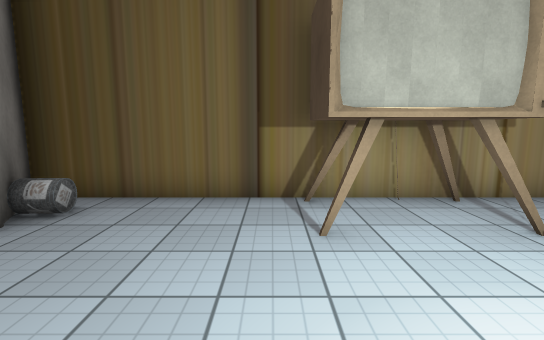
view 1 (above)

15 first-person views from a walk through a Unity game level. The camera is 1.5 m above the floor, tilts 8° down and sees 85° across. The floor is counted in squares, 1 m on a side. Each view is taken from the middle of a square. On the plan, view 1 faces up. The plan holds only what a view shows up to about 15 squares ahead; the rest is blank. Some surface patterns are stand-ins.

view 2
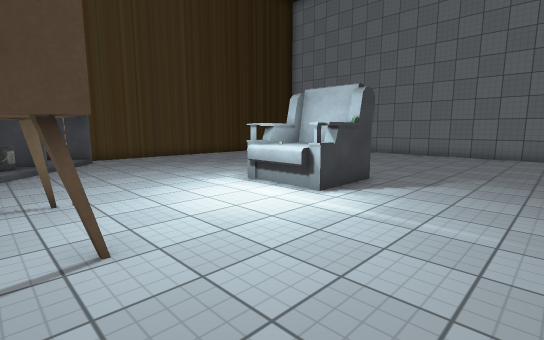

view 3
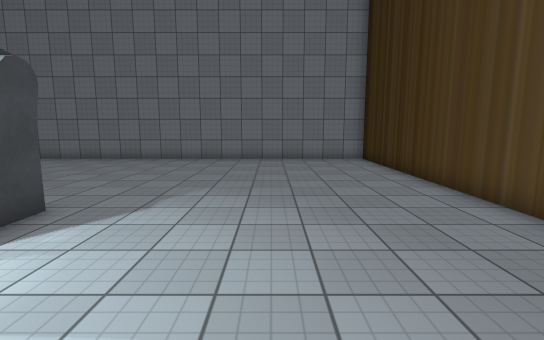

view 4
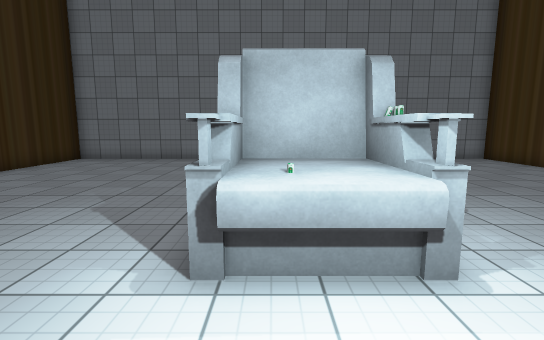

view 5
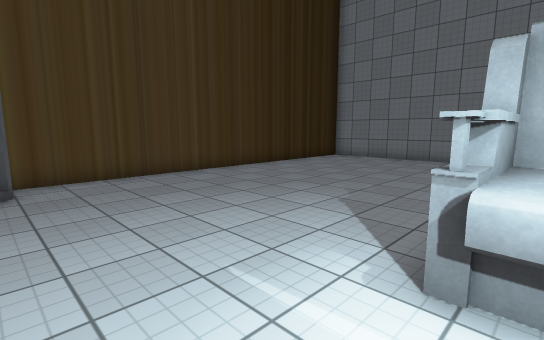

view 6
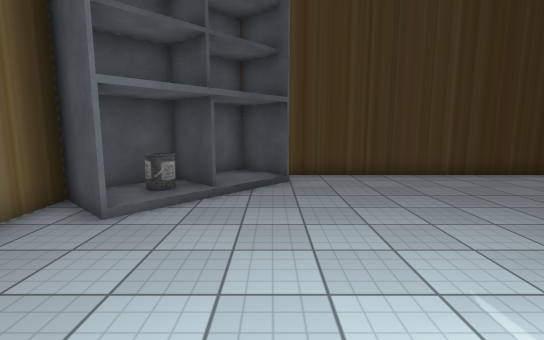

view 7
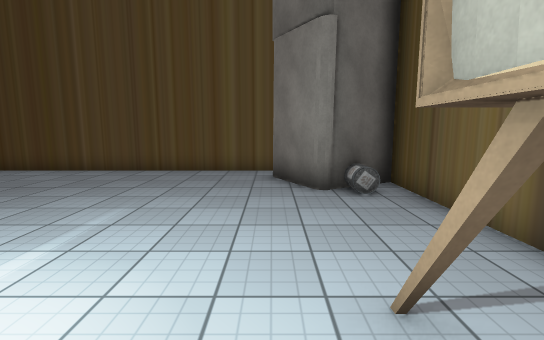

view 8
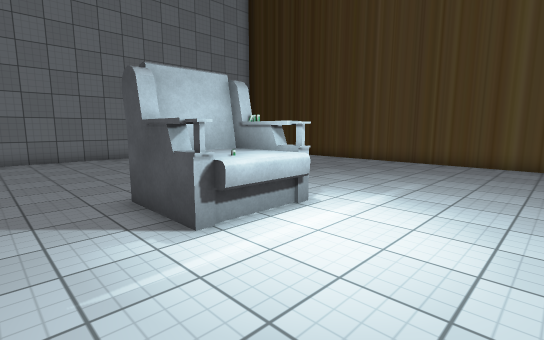

view 9
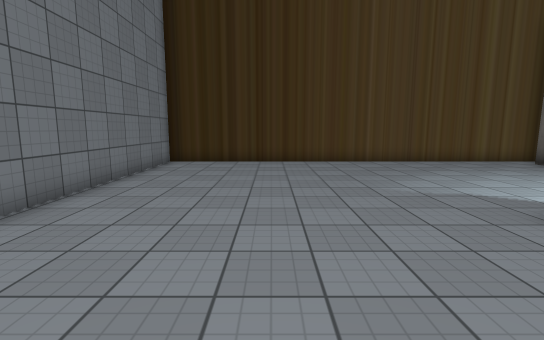

view 10
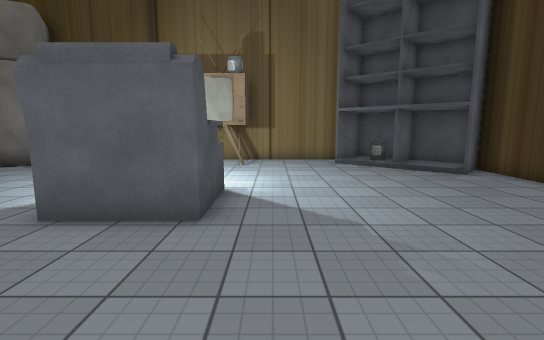

view 11
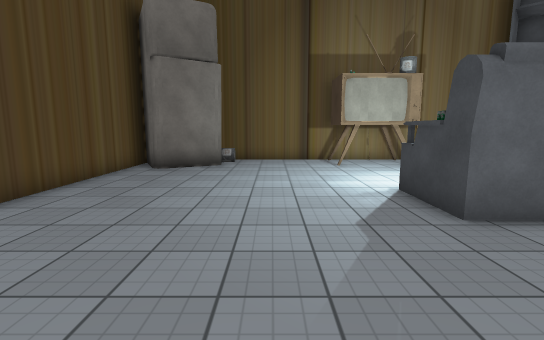

view 12
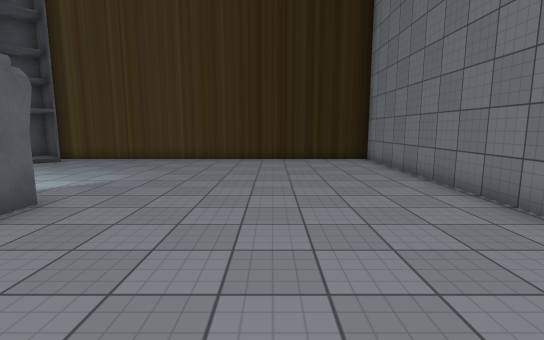

view 13
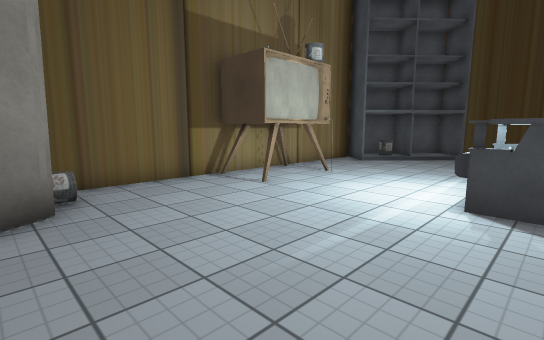

view 14
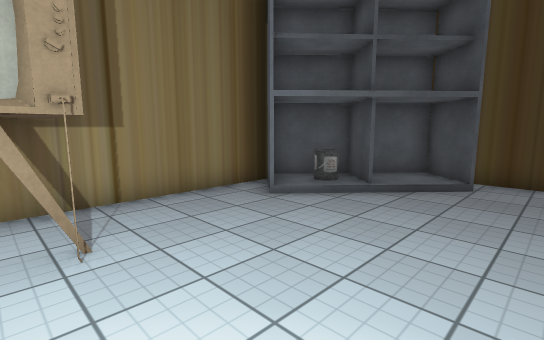

view 15
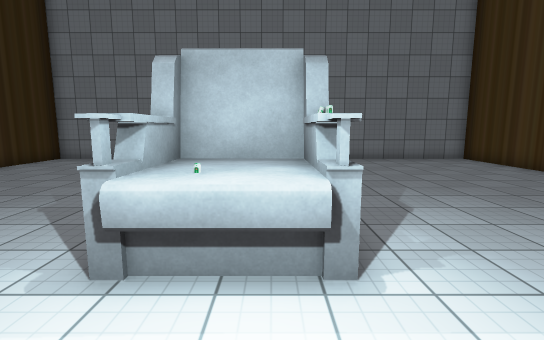

### Floor plan
Key: @ floor where view 1 was taken; # wall or solid block; . main floor; : floor 0.25 m higher than the main floor; / step, stairs or slope; F fridge; T thing the floor can be seen under or through; A TV; O other object.
Columns run from 8 left of view 1 to 13 right of it. Each row starts with its distance up from view 1.
  6    F#############OO
  5 #F FF....#TTT...OOOO
  4 #FFF#....A#AT..../OOO
  3 #................./:OO
  2 #................../O#
  1 #....................#
  0 #.......@............#
 -1 #........OOOO........#
 -2 #........OOOO........#
 -3 #........OOOO........#
 -4 #....................#
 -5 #....................#
 -6 #....................#
 -7 #....................#
 -8 #....................#
 -9 #....................#
-10 #....................#
-11 #....................#
-12 #....................#
-13 ######################

Positions as (right, up) in squares from view 1, and headings:
1: (0, 0), facing up
2: (-3, 5), facing down-right
3: (-3, 2), facing down
4: (3, 2), facing down
5: (3, 2), facing down-right
6: (3, 2), facing right
7: (3, 3), facing left
8: (6, 3), facing down-left
9: (6, -8), facing left
10: (5, -8), facing up
11: (-2, -8), facing up
12: (-2, -8), facing right
13: (-5, -2), facing up-right
14: (3, 0), facing up-right
15: (2, 2), facing down
